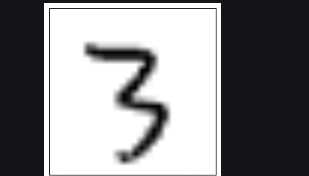
#> input picture test_images/three-irreg.png, 309 x 176 px, found by its file name
$ python test_resize.py   (older library calls are emulated)
#> lines starting #> are read from the running program, lines starting #| are printed output that depends on the picture
from PIL import Image, ImageOps
import time
import numpy as np

start = time.time()
def resize_image(image):
    # [32 lines of commented-out code are left out]
    image_size = (28, 28)
    img = Image.open(image)
#> img is the input picture: PIL image 309x176 RGBA; mean R, G, B, A 138.6, 139.1, 140.4, 255
    #old_size = img.size  # old_size[0] is in (width, height) format
    print(img.size)
#| (309, 176)
    img.thumbnail(image_size, Image.ANTIALIAS) # (28, 28) or (28, 27) # same as img = img.resize()
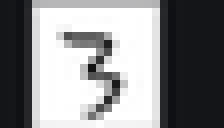
#> img: PIL image 28x16 RGBA (shown 8 times larger); mean R, G, B, A 138.3, 138.7, 140.1, 255
    print(img.size)
#| (28, 16)
    img = img.convert('L')
#> img: PIL image 28x16 L

    # for the (28, 27) case, make it square

    if img.size[0] != img.size[1]:
        # ratio = float(image_size[0])/max(old_size)
        # new_size = tuple([int(x*ratio) for x in old_size])
        # print('new_size: ', new_size)

        new_im = Image.new('L', image_size)
#> new_im: PIL image 28x28 L; every value is 0
        print('new_img.size: ', new_im.size)
#| new_img.size:  (28, 28)
        new_im.paste(img, ((image_size[0]-img.size[0])//2, (image_size[1]-img.size[1])//2))
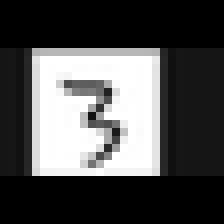
#> new_im: PIL image 28x28 L (shown 8 times larger); min 0, max 255, mean 79.3
        print(new_im.size)
#| (28, 28)
        img = new_im
    img.show()

    image_data = np.asarray(img, dtype=np.float32) # (784)
    # print(image_data.size)
    image_data = image_data / 255
    image_data_test = image_data.reshape((1, image_size[0], image_size[1], 1))
    return image_data_test


    # print(image_data_test.size)

    # end = time.time()-start
    # print(end)


# Optional: test model with sample image
if __name__ == '__main__':
    resize_image('./test_images/three-irreg.png')

$ run again, with test_images/seven.png copied over test_images/three-irreg.png
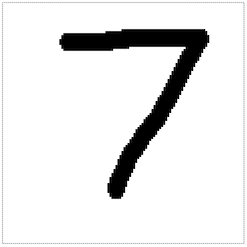
#> input picture test_images/seven.png, 247 x 247 px, found by its file name
#> in resize_image, img is the input picture: PIL image 247x247 P; mean R, G, B 230.7, 230.7, 230.7
#| (247, 247)
#> in resize_image, `img.thumbnail(image_size, Image.ANTIALIAS)`:
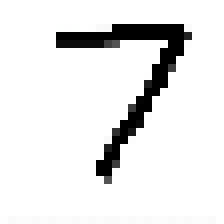
#> img: PIL image 28x28 P (shown 8 times larger); mean R, G, B 231, 231, 231
#| (28, 28)
